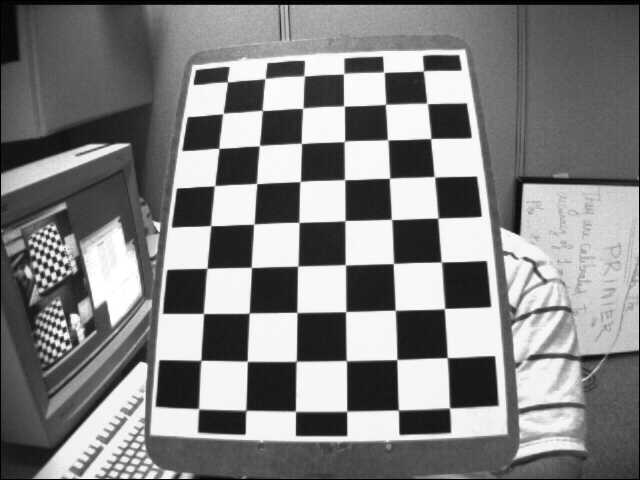
#> input picture images/left12.jpg, 640 x 480 px
$ jupyter execute 1_camera_calibration.ipynb   (shell and % lines are left out)   (Python 2 division)
#> lines starting #> are read from the running program, lines starting #| are printed output that depends on the picture; after the words box and inside, x2 and y2 are one past the last pixel; in counts of white or black regions, pixels touching at a corner belong together; long printed decimals are rounded
# Camera Calibration

In this tutorial,
- We will learn about distortions in camera, intrinsic and extrinsic parameters of camera etc.
- We will learn to find these parameters, undistort images etc.

[cell 1]
import numpy as np
import cv2 # OpenCV-Python
import matplotlib.pyplot as plt
# This module is for search filesystem with pattern matching
import glob

## `glob` - Unix style pathname pattern expansion

- [Official document](https://docs.python.org/2/library/glob.html)
- [한글 python wiki](https://wikidocs.net/83)

[cell 2]
print glob.glob('./*')

[cell 3]
print glob.glob('./')

[cell 4]
print glob.glob('../*')

[cell 5]
print glob.glob('images/*')

[cell 6]
print glob.glob('images/left*.jpg')

## 1. Find chessboard patterns

Prepare 3D points from real world space in (X, Y, Z).

For simplicity, we can say chessboard was kept stationary at XY plane, (so Z=0 always)

So, we make points like (0,0,0), (1,0,0), (2,0,0) ....,(6,5,0)

But if we know the square size, e.g. 30mm, we can pass the values as (0,0,0), (30, 0, 0), (60,  0, 0) ...

[cell 7]
objp = np.zeros((6*7,3), np.float32)
objp[:,:2] = np.mgrid[0:7,0:6].T.reshape(-1,2)
print objp

Make arrays to store object points and image points from all the images

[cell 8]
objpoints = [] # 3d point in real world space
imgpoints = [] # 2d points in image plane.

Get image filename lists by using `glob.g1ob`

[cell 9]
images = glob.glob('images/left*.jpg')
print images

Let's find chessboard pattern in one image

[cell 10]
fname = images[0]
img = cv2.imread(fname)
#> img is the input picture: shape (480, 640, 3); min 0, max 255, mean 129.5
gray = cv2.cvtColor(img,cv2.COLOR_BGR2GRAY)
plt.imshow(gray, cmap='gray')

Find the chess board corners.

Corners are (x, y) coordinate of image.

[cell 11]
ret, corners = cv2.findChessboardCorners(gray, (7,6),None)
#> ret = True; corners = 42 rows, first 8: [423.1, 71.24], [426.8, 103.1], [430.8, 138.6], [434.5, 176.8], [437.8, 218.3], [441.1, 262], [444.4, 308.6], [383.7, 72.08]
print ret
#| True
print corners
#> (printed output is left out)

If found, add object points, image points (after refining them)

And draw chessboard corners

[cell 12]
if ret == True:
    objpoints.append(objp)

    # Termination criteria
    criteria = (cv2.TERM_CRITERIA_EPS + cv2.TERM_CRITERIA_MAX_ITER, 30, 0.001)

    # Refine corners
    before_refined = corners.copy()
#> before_refined has the same summary as corners
    cv2.cornerSubPix(gray,corners,(11,11),(-1,-1),criteria)
    imgpoints.append(corners)

    # Draw and display the corners
    cv2.drawChessboardCorners(img, (7,6), corners,ret)
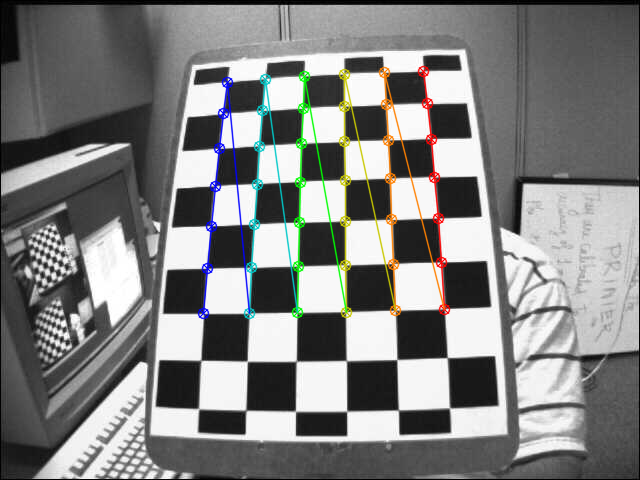
#> img: shape (480, 640, 3); 3.64% of pixels changed, all inside (x1, y1, x2, y2) = (197, 65, 451, 320)
    plt.figure()
    plt.title(fname)
    plt.imshow(img)

`criteria` provides criteria for termination of the iterative process of corner refinement.

It must be formatted as `(Termination type, Max count, Epsilon)`

`Termination type` can be one of
- `cv2.TERM_CRITERIA_EPS`
- `cv2.TERM_CRITERIA_MAX_ITER`
- `cv2.TERM_CRITERIA_EPS + cv2.TERM_CRITERIA_MAX_ITER`.

[cell 13]
print criteria

Let's check how much corenr points are refined

[cell 14]
for before_refined_corner, after_refined_corner in zip(before_refined, corners):
    print "Before: ", before_refined_corner, "After: ", after_refined_corner
#> this loop made 42 passes
#> (before_refined_corner, after_refined_corner) on passes 1, 2, 3, 4, 5, 6, 7, 8, 10, 11, 12, 14: ([[423.1, 71.24]], [[423.5, 70.89]]), ([[426.8, 103.1]], [[427.2, 103.4]]), ([[430.8, 138.6]], [[430.7, 138.5]]), ([[434.5, 176.8]], [[434.3, 176.7]]), ([[437.8, 218.3]], [[437.9, 218.1]]), ([[441.1, 262]], [[441.4, 261.9]]), ([[444.4, 308.6]], [[444.5, 308.6]]), ([[383.7, 72.08]], [[383.9, 72.21]]), ([[387.6, 139.8]], [[387.7, 139.8]]), ([[389.5, 178.4]], [[389.5, 178.3]]), ([[391.3, 219.3]], [[391.5, 219.5]]), ([[395.3, 310.5]], [[395.3, 310.3]])
#> after_refined_corner on passes 9, 13, 25, 42: [[385.5, 104.3]], [[393.4, 263.5]], [[300.2, 181.5]], [[203.5, 313.5]]
#| Before:  [[423.100  71.2425 ]] After:  [[423.467  70.892]]
#| Before:  [[426.806 103.098]] After:  [[427.1822  103.399]]
#| Before:  [[430.793 138.647]] After:  [[430.739   138.504]]
#| Before:  [[434.4983  176.794]] After:  [[434.343 176.743]]
#| Before:  [[437.815   218.290]] After:  [[437.894 218.077]]
#| Before:  [[441.088 262.007]] After:  [[441.379 261.944]]
#| Before:  [[444.419 308.618]] After:  [[444.4923  308.592]]
#| Before:  [[383.662  72.085]] After:  [[383.9111   72.210]]
#> (further printed lines are left out)

Check which values are saved in `objpoints` and `imgpoints`

[cell 15]
for objpoint, imgpoint in zip(objpoints[0], imgpoints[0]):
    print "objpoint: ", objpoint, "imgpoint: ", imgpoint
#> this loop made 42 passes
#> (objpoint, imgpoint) on passes 1 to 12: ([0, 0, 0], [[423.5, 70.89]]), ([1, 0, 0], [[427.2, 103.4]]), ([2, 0, 0], [[430.7, 138.5]]), ([3, 0, 0], [[434.3, 176.7]]), ([4, 0, 0], [[437.9, 218.1]]), ([5, 0, 0], [[441.4, 261.9]]), ([6, 0, 0], [[444.5, 308.6]]), ([0, 1, 0], [[383.9, 72.21]]), ([1, 1, 0], [[385.5, 104.3]]), ([2, 1, 0], [[387.7, 139.8]]), ([3, 1, 0], [[389.5, 178.3]]), ([4, 1, 0], [[391.5, 219.5]])
#| objpoint:  [0. 0. 0.] imgpoint:  [[423.467  70.892]]
#| objpoint:  [1. 0. 0.] imgpoint:  [[427.1822  103.399]]
#| objpoint:  [2. 0. 0.] imgpoint:  [[430.739   138.504]]
#| objpoint:  [3. 0. 0.] imgpoint:  [[434.343 176.743]]
#| objpoint:  [4. 0. 0.] imgpoint:  [[437.894 218.077]]
#| objpoint:  [5. 0. 0.] imgpoint:  [[441.379 261.944]]
#| objpoint:  [6. 0. 0.] imgpoint:  [[444.4923  308.592]]
#| objpoint:  [0. 1. 0.] imgpoint:  [[383.9111   72.210]]
#> (further printed lines are left out)

Now, lets find and draw chessboard corners in all images

[cell 16]
objp = np.zeros((6*7,3), np.float32)
objp[:,:2] = np.mgrid[0:7,0:6].T.reshape(-1,2)

objpoints = [] # 3d point in real world space
imgpoints = [] # 2d points in image plane.

images = glob.glob('images/left*.jpg')

for fname in images:
    img = cv2.imread(fname)
    gray = cv2.cvtColor(img,cv2.COLOR_BGR2GRAY)

    # Find the chess board corners
    ret, corners = cv2.findChessboardCorners(gray, (7,6),None)

    # If found, add object points, image points (after refining them)
    if ret == True:
        objpoints.append(objp)

        # Termination criteria
        criteria = (cv2.TERM_CRITERIA_EPS + cv2.TERM_CRITERIA_MAX_ITER, 30, 0.001)

        # Refine corners
        cv2.cornerSubPix(gray,corners,(11,11),(-1,-1),criteria)
        imgpoints.append(corners)

        # Draw and display the corners
        cv2.drawChessboardCorners(img, (7,6), corners,ret)
        plt.figure()
        plt.title(fname)
        plt.imshow(img)

## 2. Calibration
Find camera matrix, distortion coefficients, rotation and translation vectors

[cell 17]
ret, mtx, dist, rvecs, tvecs = cv2.calibrateCamera(objpoints, imgpoints, gray.shape[::-1],None,None)
#> ret = 0.164; mtx = [[611.9, 0, 335], [0, 629.8, 233.3], [0, 0, 1]]; dist = [[-0.393, 0.998, -0.00118, 0.00795, -9.74]]; rvecs = ([-0.294, 0.402, 1.53],); tvecs = ([2.21, -3.93, 14.79],)

[cell 18]
print gray.shape
print gray.shape[::-1]

[cell 19]
print ret

[cell 20]
print mtx

[cell 21]
print dist

[cell 22]
for rvec, tvec in zip(rvecs, tvecs):
    print "rvec: ", rvec.T, "tvec: ", tvec.T
#> this loop made 1 pass
#> (rvec, tvec) on pass 1: ([-0.294, 0.402, 1.53], [2.21, -3.93, 14.79])

## 3. Undistortion

Before undistortion, let's refine camera matrix with distortion coefficients.

[cell 23]
img = cv2.imread('images/left12.jpg')
h,  w = img.shape[:2]
#> h = 480; w = 640
newcameramtx, roi = cv2.getOptimalNewCameraMatrix(mtx,dist,(w,h),1,(w,h))
#> newcameramtx = [[290.2, 0, 158.9], [0, 151.4, 399], [0, 0, 1]]; roi = (0, 343, 303, 115)

[cell 24]
print mtx
print newcameramtx
print roi

Now, undistort whole image with `newcameramtx` and `dist`

[cell 25]
# undistort
dst = cv2.undistort(img, mtx, dist, None, newcameramtx)
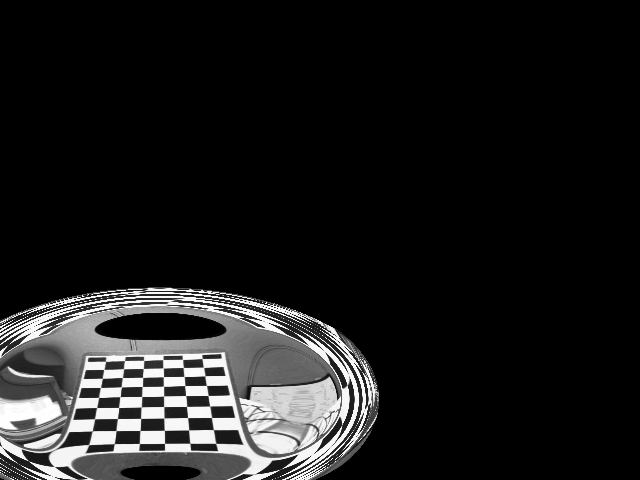
#> dst: shape (480, 640, 3); min 0, max 255, mean 27.7

# crop the image
x, y, w, h = roi
#> x = 0; y = 343; w = 303; h = 115
dst = dst[y:y+h, x:x+w]
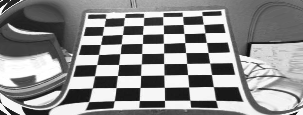
#> dst: shape (115, 303, 3); min 11, max 255, mean 141.5

plt.figure(figsize=(12,5))
plt.subplot(1,2,1)
plt.title("Before undistortion")
plt.imshow(img)
plt.subplot(1,2,2)
plt.title("After undistortion")
plt.imshow(dst)
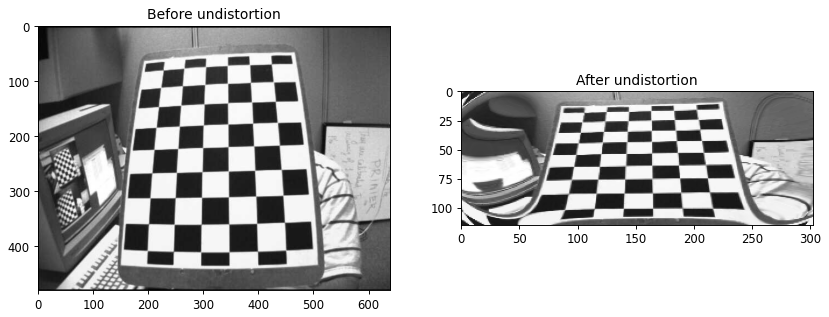
#> figure drawn by matplotlib, 2 panels

## 4. Calculate re-projection error

Re-projection error gives a good estimation of just how exact is the found parameters.
This should be as close to zero as possible.

[cell 26]
mean_error = 0
for i in xrange(len(objpoints)):
    imgpoints2, _ = cv2.projectPoints(objpoints[i], rvecs[i], tvecs[i], mtx, dist)
    error = cv2.norm(imgpoints[i],imgpoints2, cv2.NORM_L2)/len(imgpoints2)
    mean_error += error
#> this loop made 1 pass
#> (error, mean_error) on pass 1: (0.0253, 0.0253)
#> after the loop, mean_error = 0.0253

print "total error: ", mean_error/len(objpoints)
